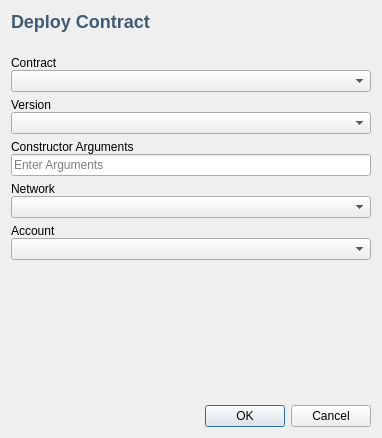
<?xml version="1.0" encoding="UTF-8"?>
<ui version="4.0">
 <class>Dialog</class>
 <widget class="QDialog" name="Dialog">
  <property name="geometry">
   <rect>
    <x>0</x>
    <y>0</y>
    <width>382</width>
    <height>438</height>
   </rect>
  </property>
  <property name="windowTitle">
   <string>Dialog</string>
  </property>
  <layout class="QVBoxLayout" name="verticalLayout_6">
   <item>
    <widget class="QLabel" name="label">
     <property name="styleSheet">
      <string notr="true">font-weight: bold;
font-size: 18px;
color: #3f5c73;</string>
     </property>
     <property name="text">
      <string>Deploy Contract</string>
     </property>
    </widget>
   </item>
   <item>
    <spacer name="verticalSpacer">
     <property name="orientation">
      <enum>Qt::Vertical</enum>
     </property>
     <property name="sizeType">
      <enum>QSizePolicy::Fixed</enum>
     </property>
     <property name="sizeHint" stdset="0">
      <size>
       <width>20</width>
       <height>18</height>
      </size>
     </property>
    </spacer>
   </item>
   <item>
    <layout class="QVBoxLayout" name="verticalLayout">
     <property name="spacing">
      <number>0</number>
     </property>
     <item>
      <widget class="QLabel" name="label_2">
       <property name="text">
        <string>Contract</string>
       </property>
      </widget>
     </item>
     <item>
      <widget class="QComboBox" name="select_contract">
       <property name="placeholderText">
        <string>Select Contract</string>
       </property>
      </widget>
     </item>
    </layout>
   </item>
   <item>
    <layout class="QVBoxLayout" name="verticalLayout_2">
     <property name="spacing">
      <number>0</number>
     </property>
     <item>
      <widget class="QLabel" name="label_3">
       <property name="text">
        <string>Version</string>
       </property>
      </widget>
     </item>
     <item>
      <widget class="QComboBox" name="select_version">
       <property name="placeholderText">
        <string>Select Contract Version</string>
       </property>
      </widget>
     </item>
    </layout>
   </item>
   <item>
    <layout class="QVBoxLayout" name="verticalLayout_3">
     <property name="spacing">
      <number>0</number>
     </property>
     <item>
      <widget class="QLabel" name="label_4">
       <property name="text">
        <string>Constructor Arguments</string>
       </property>
      </widget>
     </item>
     <item>
      <widget class="QLineEdit" name="constructor_args">
       <property name="placeholderText">
        <string>Enter Arguments</string>
       </property>
      </widget>
     </item>
    </layout>
   </item>
   <item>
    <layout class="QVBoxLayout" name="verticalLayout_4">
     <property name="spacing">
      <number>0</number>
     </property>
     <item>
      <widget class="QLabel" name="label_5">
       <property name="text">
        <string>Network</string>
       </property>
      </widget>
     </item>
     <item>
      <widget class="QComboBox" name="select_network">
       <property name="placeholderText">
        <string>Select Network</string>
       </property>
      </widget>
     </item>
    </layout>
   </item>
   <item>
    <layout class="QVBoxLayout" name="verticalLayout_5">
     <property name="spacing">
      <number>0</number>
     </property>
     <item>
      <widget class="QLabel" name="label_6">
       <property name="text">
        <string>Account</string>
       </property>
      </widget>
     </item>
     <item>
      <widget class="QComboBox" name="select_account">
       <property name="placeholderText">
        <string>Select Account</string>
       </property>
      </widget>
     </item>
    </layout>
   </item>
   <item>
    <spacer name="verticalSpacer_2">
     <property name="orientation">
      <enum>Qt::Vertical</enum>
     </property>
     <property name="sizeHint" stdset="0">
      <size>
       <width>20</width>
       <height>43</height>
      </size>
     </property>
    </spacer>
   </item>
   <item>
    <widget class="QDialogButtonBox" name="buttonBox">
     <property name="orientation">
      <enum>Qt::Horizontal</enum>
     </property>
     <property name="standardButtons">
      <set>QDialogButtonBox::Cancel|QDialogButtonBox::Ok</set>
     </property>
    </widget>
   </item>
  </layout>
 </widget>
 <resources/>
 <connections>
  <connection>
   <sender>buttonBox</sender>
   <signal>accepted()</signal>
   <receiver>Dialog</receiver>
   <slot>accept()</slot>
   <hints>
    <hint type="sourcelabel">
     <x>248</x>
     <y>254</y>
    </hint>
    <hint type="destinationlabel">
     <x>157</x>
     <y>274</y>
    </hint>
   </hints>
  </connection>
  <connection>
   <sender>buttonBox</sender>
   <signal>rejected()</signal>
   <receiver>Dialog</receiver>
   <slot>reject()</slot>
   <hints>
    <hint type="sourcelabel">
     <x>316</x>
     <y>260</y>
    </hint>
    <hint type="destinationlabel">
     <x>286</x>
     <y>274</y>
    </hint>
   </hints>
  </connection>
 </connections>
</ui>
